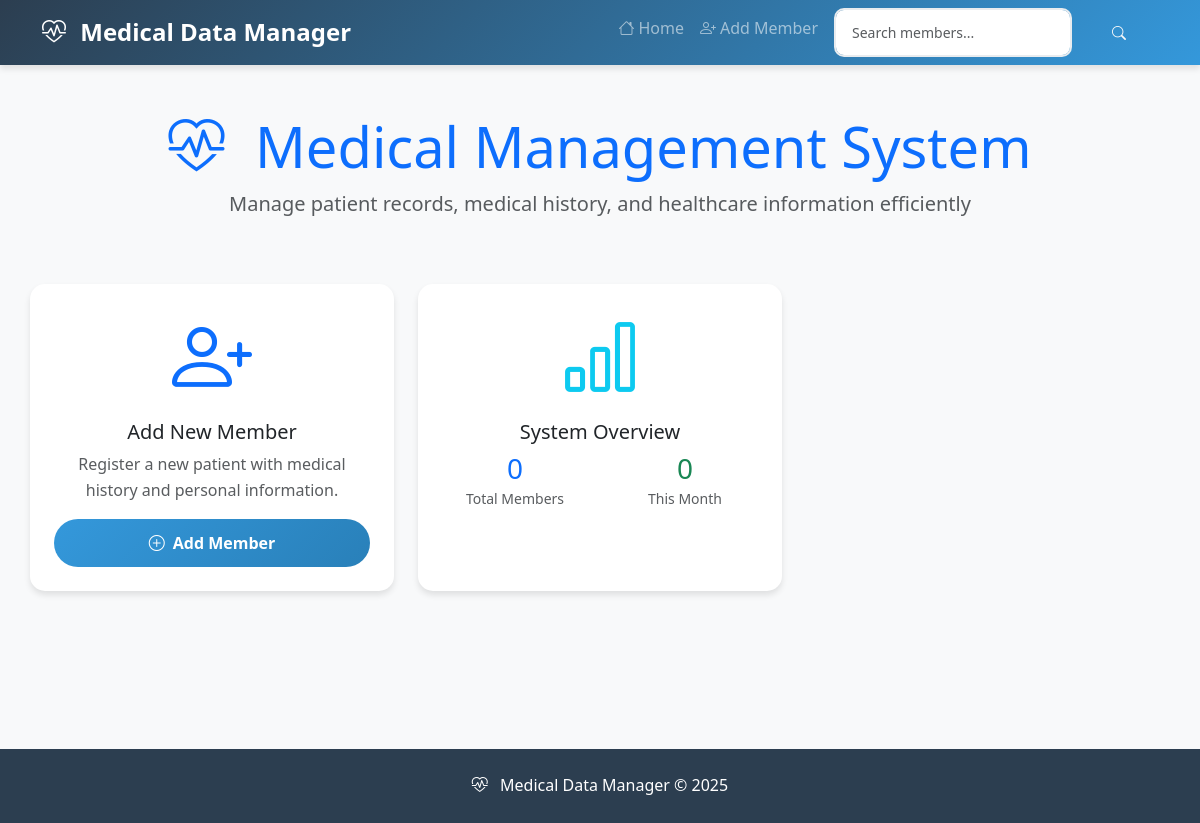
Before: / with the older database file.
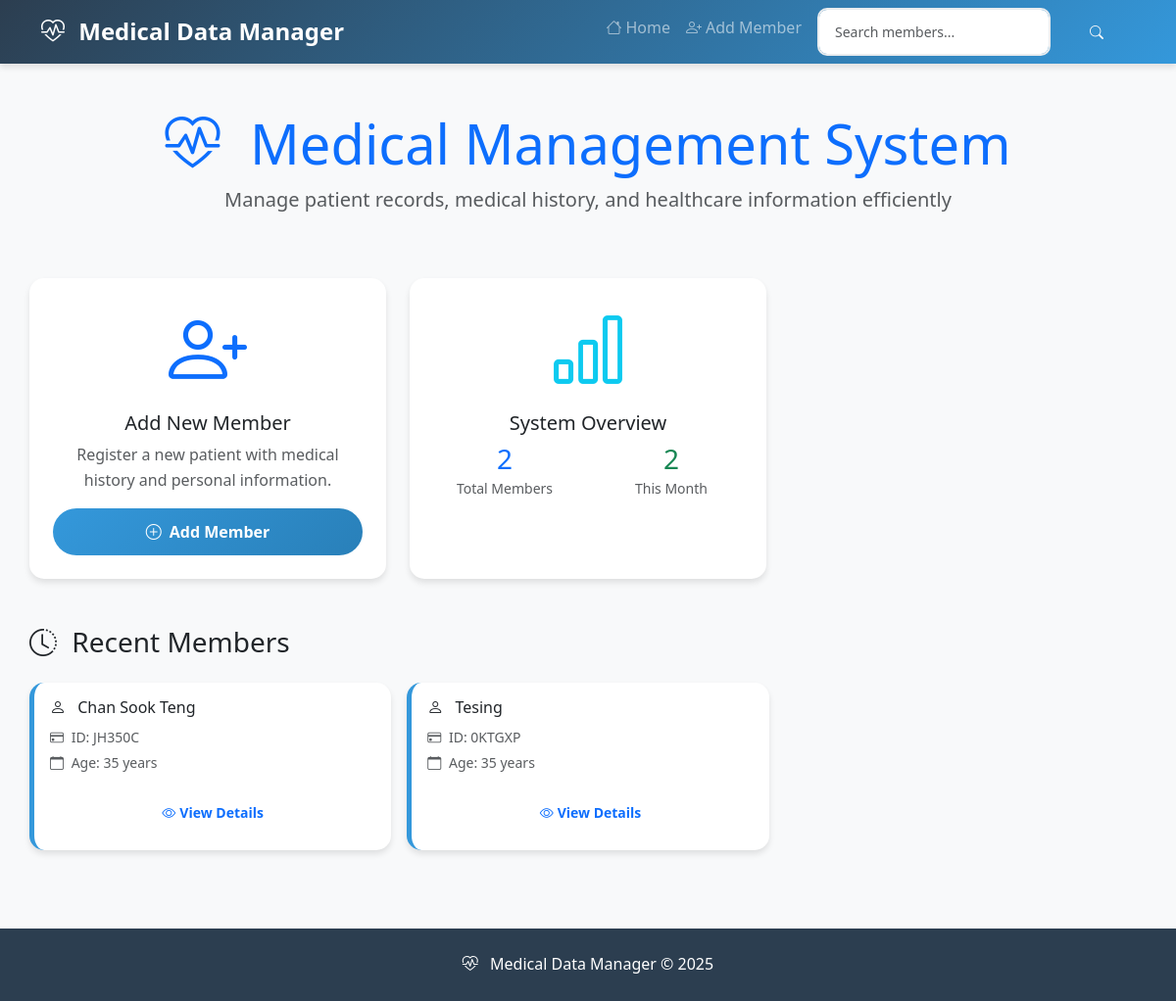
After: the same page with the newer database file.
### app.py (models this page shows, shortened)
class Member(db.Model):
    id = db.Column(db.Integer, primary_key=True)
    member_id = db.Column(db.String(6), unique=True, nullable=False)
    name = db.Column(db.String(100), nullable=False)
    date_of_birth = db.Column(db.Date, nullable=False)
    age = db.Column(db.Integer)
    gender = db.Column(db.String(10), nullable=False)
    underlying = db.Column(db.String(200), nullable=False, default='')
    drug_allergy = db.Column(db.String(200), nullable=False, default='')
    created_at = db.Column(db.DateTime, default=datetime.now)
    updated_at = db.Column(db.DateTime, default=datetime.now)
    doctors = db.relationship("Doctor", backref='member', lazy=True, cascade='all,delete-orphan')
    medications = db.relationship('Medication', backref='member', lazy=True, cascade="all,delete-orphan")
    diagnoses = db.relationship("Diagnosis", backref='member', lazy=True, cascade="all,delete-orphan")
    medical_files = db.relationship('MedicalFile', backref='member', lazy=True, cascade='all,delete-orphan')

### app.py (the view)
@app.route('/')
def home():
    try:
        with app.app_context():
            from sqlalchemy import inspect
            inspector = inspect(db.engine)
            tables = inspector.get_table_names()
            if 'member' not in tables:
                print("Member table not found. Creating tables...")
                db.create_all()
        total_members = Member.query.count()
        recent_members = Member.query.order_by(Member.created_at.desc()).limit(6).all()
        recent_additions = Member.query.filter(
            Member.created_at >= datetime.now() - timedelta(days=30)
        ).count()
        return render_template("index.html",
                             total_members=total_members,
                             recent_members=recent_members,
                             recent_additions=recent_additions)
    except Exception as e:
        return f"""
        <html>
        <head><title>Medical App</title></head>
        <body>
            <h1>Medical Records App</h1>
            <h2>Database Status</h2>
            <p>Error: {str(e)}</p>
            <h3>Quick Actions:</h3>
            <ul>
                <li><a href="/init-db">Initialize Database</a></li>
                <li><a href="/test">Test Connection</a></li>
                <li><a href="/add-member">Add Member (if DB works)</a></li>
            </ul>
        </body>
        </html>
        """

### templates/index.html (shortened to what this page needs)
{% extends "base.html" %}
{% block content %}
<div class="row">
    <div class="col-12 text-center mb-5">
        <h1 class="display-4 text-primary">
            <i class="bi bi-heart-pulse me-3"></i>
            Medical Management System
        </h1>
        <p class="lead text-muted">Manage patient records, medical history, and healthcare information efficiently</p>
    </div>
</div>
<div class="row g-4">
    <div class="col-md-6 col-lg-4">
        <div class="card h-100 text-center">
            <div class="card-body p-4">
                <div class="mb-3">
                    <i class="bi bi-person-plus display-1 text-primary"></i>
                </div>
                <h5 class="card-title">Add New Member</h5>
                <p class="card-text text-muted">Register a new patient with medical history and personal information.</p>
                <a href="{{ url_for('add_member') }}" class="btn btn-primary">
                    <i class="bi bi-plus-circle me-2"></i>Add Member
                </a>
            </div>
        </div>
    </div>
    <div class="col-md-6 col-lg-4">
        <div class="card h-100">
            <div class="card-body p-4">
                <div class="text-center mb-3">
                    <i class="bi bi-bar-chart display-1 text-info"></i>
                </div>
                <h5 class="card-title text-center">System Overview</h5>
                <div class="row text-center">
                    <div class="col-6">
                        <h3 class="text-primary mb-0">{{ total_members or 0 }}</h3>
                        <small class="text-muted">Total Members</small>
                    </div>
                    <div class="col-6">
                        <h3 class="text-success mb-0">{{ recent_additions or 0 }}</h3>
                        <small class="text-muted">This Month</small>
                    </div>
                </div>
            </div>
        </div>
    </div>
</div>
{% if recent_members %}
<div class="row mt-5">
    <div class="col-12">
        <h3 class="mb-4">
            <i class="bi bi-clock-history me-2"></i>
            Recent Members
        </h3>
        <div class="row g-3">
            {% for member in recent_members %}
            <div class="col-md-6 col-lg-4">
                <div class="card member-card">
                    <div class="card-body">
                        <h6 class="card-title text-capitalize">
                            <i class="bi bi-person me-2"></i>
                            {{ member.name }}
                        </h6>
                        <p class="card-text">
                            <small class="text-muted">
                                <i class="bi bi-credit-card me-1"></i>
                                ID: {{ member.member_id }}
                            </small><br>
                            <small class="text-muted">
                                <i class="bi bi-calendar me-1"></i>
                                Age: {{ member.age }} years
                            </small>
                        </p>
                        <a href="{{ url_for('view_member', member_id=member.member_id) }}"
                           class="btn btn-outline-primary btn-sm">
                            <i class="bi bi-eye me-1"></i>View Details
                        </a>
                    </div>
                </div>
            </div>
            {% endfor %}
        </div>
    </div>
</div>
{% endif %}
{% endblock %}

### templates/base.html (shortened to what this page needs)
<!DOCTYPE html>
<html lang="en">
<head>
    <link href="https://cdnjs.cloudflare.com/ajax/libs/bootstrap/5.3.0/css/bootstrap.min.css" rel="stylesheet">
    <link href="https://cdnjs.cloudflare.com/ajax/libs/bootstrap-icons/1.10.0/font/bootstrap-icons.min.css" rel="stylesheet">
    <link rel="stylesheet" href="{{ url_for('static', filename='css/style.css') }}">
</head>
<body>
    <nav class="navbar navbar-expand-lg navbar-dark">
        <div class="container">
            <a class="navbar-brand" href="{{ url_for('home') }}">
                <i class="bi bi-heart-pulse me-2"></i>
                Medical Data Manager
            </a>
            <div class="collapse navbar-collapse" id="navbarNav">
                <ul class="navbar-nav ms-auto">
                    <li class="nav-item">
                        <a class="nav-link" href="{{ url_for('home') }}">
                            <i class="bi bi-house me-1"></i>Home
                        </a>
                    </li>
                    <li class="nav-item">
                        <a class="nav-link" href="{{ url_for('add_member') }}">
                            <i class="bi bi-person-plus me-1"></i>Add Member
                        </a>
                    </li>
                    <li class="nav-item">
                        <form class="d-flex ms-2" action="{{ url_for('search_member') }}" method="GET">
                            <input class="form-control form-control-sm me-2"
                                   type="search"
                                   name="query"
                                   placeholder="Search members..."
                                   style="min-width: 200px;">
                            <button class="btn btn-outline-light btn-sm" type="submit">
                                <i class="bi bi-search"></i>
                            </button>
                        </form>
                    </li>
                </ul>
            </div>
        </div>
    </nav>
    <div class="container main-container">
        {% block content %}{% endblock %}
    </div>
    <footer class="footer">
        <div class="container text-center">
            <p class="mb-0">
                <i class="bi bi-heart-pulse me-2"></i>
                Medical Data Manager &copy; 2025
            </p>
        </div>
    </footer>
</body>
</html>

### static/css/style.css (style rules this page uses)
:root { --primary-color: #2c3e50; --secondary-color: #3498db; --success-color: #27ae60; --warning-color: #f39c12; --danger-color: #e74c3c; --light-bg: #f8f9fa; --card-shadow: 0 4px 6px rgba(0, 0, 0, 0.1); }
body { background-color: var(--light-bg); font-family: 'Segoe UI', Tahoma, Geneva, Verdana, sans-serif; line-height: 1.6; }
.navbar { background: linear-gradient(135deg, var(--primary-color), var(--secondary-color)) !important; box-shadow: var(--card-shadow); }
.navbar-brand { font-weight: 700; font-size: 1.5rem; }
.main-container { min-height: calc(100vh - 180px); padding: 2rem 0; }
.card { border: none; border-radius: 15px; box-shadow: var(--card-shadow); transition: transform 0.3s ease, box-shadow 0.3s ease; }
.form-control, .form-select { border-radius: 10px; border: 2px solid #e9ecef; padding: 0.75rem 1rem; transition: all 0.3s ease; }
.btn { border-radius: 25px; padding: 0.75rem 2rem; font-weight: 600; transition: all 0.3s ease; border: none; }
.btn-primary { background: linear-gradient(135deg, var(--secondary-color), #2980b9); }
.footer { background-color: var(--primary-color); color: white; text-align: center; padding: 1.5rem 0; margin-top: 3rem; }
.member-card { border-left: 5px solid var(--secondary-color); }
.row.g-4 .card { height: 100%; display: flex; flex-direction: column; }
.card-body { flex-grow: 1; display: flex; flex-direction: column; }

Changed rows visible on the page:
added Member: name "Chan Sook Teng", member_id "JH350C", age "35"
added Member: name "Tesing", member_id "0KTGXP", age "35"
Other visible differences:
{{ total_members or 0 }}: "0" → "2"
{{ recent_additions or 0 }}: "0" → "2"
text now shown: "Recent Members"
